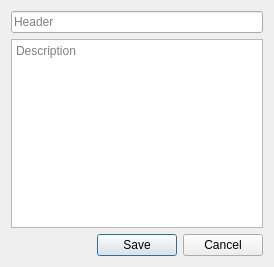
<?xml version="1.0" encoding="UTF-8"?>
<ui version="4.0">
 <class>Dialog</class>
 <widget class="QDialog" name="Dialog">
  <property name="geometry">
   <rect>
    <x>0</x>
    <y>0</y>
    <width>274</width>
    <height>267</height>
   </rect>
  </property>
  <property name="windowTitle">
   <string>Dialog</string>
  </property>
  <layout class="QVBoxLayout" name="verticalLayout">
   <item>
    <widget class="QLineEdit" name="edit_header">
     <property name="placeholderText">
      <string>Header</string>
     </property>
    </widget>
   </item>
   <item>
    <widget class="QTextEdit" name="textEdit">
     <property name="placeholderText">
      <string>Description</string>
     </property>
    </widget>
   </item>
   <item>
    <widget class="QDialogButtonBox" name="buttonBox">
     <property name="orientation">
      <enum>Qt::Orientation::Horizontal</enum>
     </property>
     <property name="standardButtons">
      <set>QDialogButtonBox::StandardButton::Cancel|QDialogButtonBox::StandardButton::Save</set>
     </property>
     <property name="centerButtons">
      <bool>false</bool>
     </property>
    </widget>
   </item>
  </layout>
 </widget>
 <resources/>
 <connections>
  <connection>
   <sender>buttonBox</sender>
   <signal>accepted()</signal>
   <receiver>Dialog</receiver>
   <slot>accept()</slot>
   <hints>
    <hint type="sourcelabel">
     <x>248</x>
     <y>254</y>
    </hint>
    <hint type="destinationlabel">
     <x>157</x>
     <y>274</y>
    </hint>
   </hints>
  </connection>
  <connection>
   <sender>buttonBox</sender>
   <signal>rejected()</signal>
   <receiver>Dialog</receiver>
   <slot>reject()</slot>
   <hints>
    <hint type="sourcelabel">
     <x>316</x>
     <y>260</y>
    </hint>
    <hint type="destinationlabel">
     <x>286</x>
     <y>274</y>
    </hint>
   </hints>
  </connection>
 </connections>
</ui>
